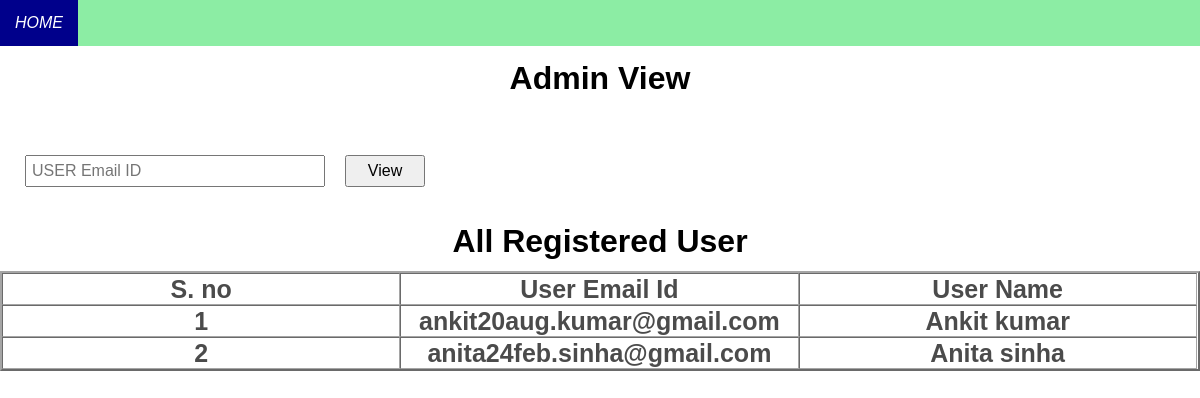
Page /admin_view on the earlier database version.
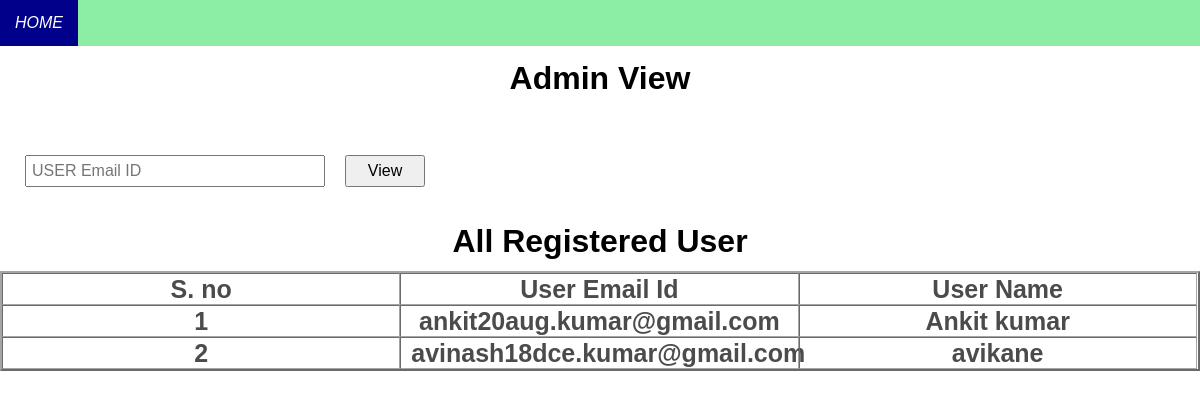
Same page on the later database version.
### app.py (models this page shows, shortened)
class User(db.Model):
    email = db.Column(db.String(200), primary_key=True)
    password = db.Column(db.String(100), nullable=False)
    user_name = db.Column(db.String(100), nullable=False)
    encoding = db.Column(db.String(), nullable=False)
    registration_date = db.Column(db.DateTime, default=dt.utcnow)

### app.py (the view)
@app.route('/admin_view', methods=['POST', 'GET'])
def admin_view():
    if request.method == 'POST':
        user_email = request.form['useremail']
        try:
            x = User.query.get_or_404(user_email)
            global user
            user = x
            return redirect('/view')
        except:
            tasks = User.query.order_by(User.registration_date).all()
            return render_template('admin_view.html',data=0,tasks=tasks)
    else:
        tasks = User.query.order_by(User.registration_date).all()
        return render_template('admin_view.html',data=1, tasks=tasks)

### templates/admin_view.html (shortened to what this page needs)
<!DOCTYPE html>
<html lang="en">
<head>
    <link rel="stylesheet" href="{{url_for('static', filename='main.css')}}">
</head>
<body>
    <nav>
        <ul class="topnav" id="dropdownClick">
            <li ><a href="/">Home</a></li>
        </ul>
    </nav>
    <div class="container">
        <h1>Admin View</h1>
    </div>
    <div class="user_email">
        <form action="/admin_view" method="POST">
            <input name='useremail' placeholder="USER Email ID" type="text">
            <input type="submit" Value="View" class="click">
        </form>
    </div>
<h1 align="center">All Registered User</h1>
<div class="Allcontent">
    <table border="2" align="center" cellpadding="10">
        <tr>
            <th>S. no</th>
            <th>User Email Id</th>
            <th>User Name</th>
        </tr>
        {% for i in tasks %}
        <tr>
            <td>{{loop.index}}</td>
            <td>{{i.email}}</td>
            <td>{{i.user_name}}</td>
        </tr>
        {% endfor %}
    </table>
</div>
</body>
</html>

### static/main.css (style rules this page uses)
* { box-sizing: border-box; }
body { margin: 0px; line-height: 1em; font-family:'Lucida Sans', 'Lucida Sans Regular', 'Lucida Grande', 'Lucida Sans Unicode', Geneva, Verdana, sans-serif; background-image: url('index_background.png'); }
nav { width: 100%; margin: 0; }
nav ul { background-color: #8ceda4; overflow: hidden; margin: 0; padding: 0; }
nav ul.topnav li { list-style: none; float:left; }
nav ul.topnav li a { display: block; margin:auto; text-decoration: none; min-height: 20px; padding: 15px; text-transform: uppercase; text-align: center; color: #666; }
.container { display: solid; text-align: center; margin-bottom: 20px; }
.container h1 { display: block; margin:auto; width: 100%; padding: 2%; }
.content table tbody tr th, td { display: block; margin: 0px; width: 50%; text-align: center; color: black; font-weight: bold; font-size: 25px; }
.user_email { display: block; width: 100%; padding: 10px; }
.user_email form { display: flex; width: 60%; padding: 5px; }
.user_email form input { margin: 10px; width: 300px; padding: 5px; text-align: left; font-size: 16px; }
.user_email form input.click { width: 80px; text-align: center; }
.Allcontent { background-color: white; opacity: 0.7; }
.Allcontent table { display: block; width: 100%; margin: 0px; }
.Allcontent table tbody tr { display: flex; width: 100%; margin: 0px; }
.Allcontent table tbody tr th,.Allcontent table tbody tr td { display: block; margin: 0px; width: 33.3%; text-align: center; color: black; font-weight: bold; line-height: 10px; font-size: 25px; }

Differences in the rows shown:
removed User: email "anita24feb.sinha@gmail.com", user_name "Anita sinha"
added User: email "avinash18dce.kumar@gmail.com", user_name "avikane"
